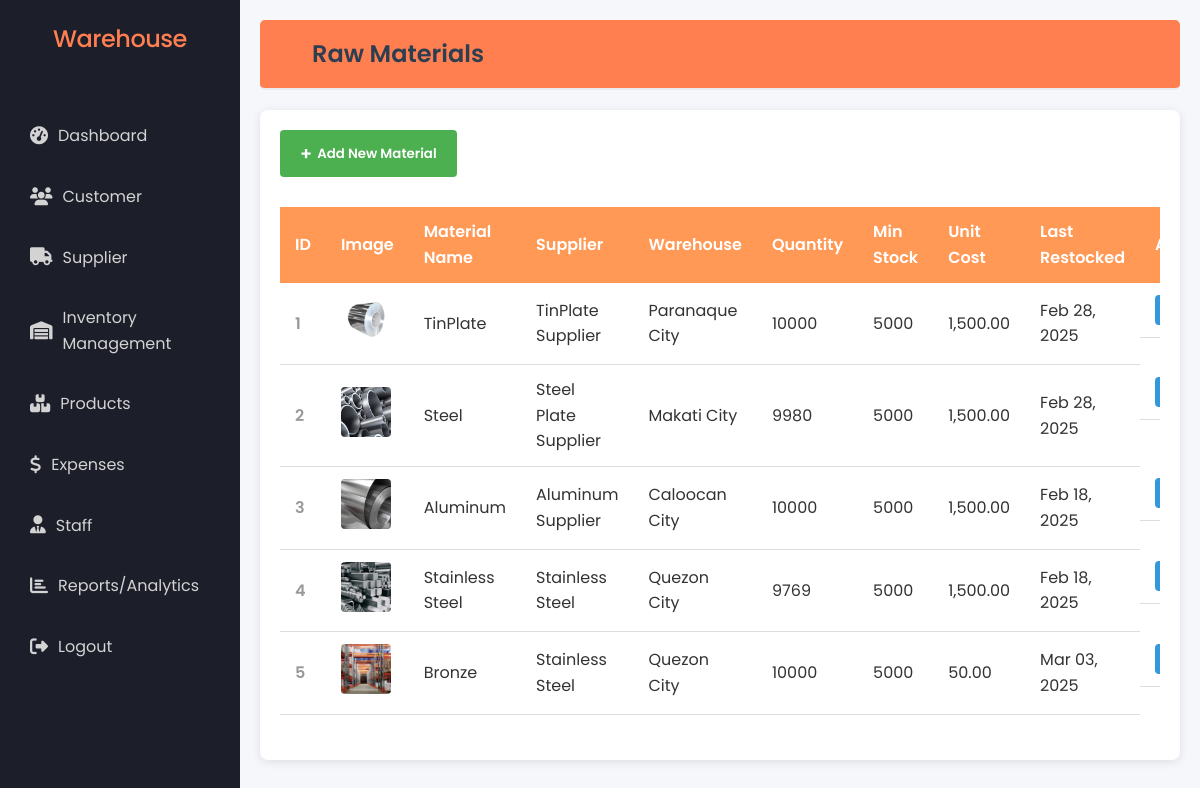
Screenshot of /admin/raw_materials.php (signed in) with the database file from the repository.
### tables this page shows
CREATE TABLE `rawmaterials` (
  `MaterialID` int(11) NOT NULL,
  `MaterialName` varchar(100) NOT NULL,
  `SupplierID` int(11) DEFAULT NULL,
  `QuantityInStock` int(11) DEFAULT NULL,
  `UnitCost` decimal(10,2) DEFAULT NULL,
  `LastRestockedDate` date DEFAULT NULL,
  `MinimumStock` int(11) DEFAULT NULL,
  `raw_warehouse` varchar(255) NOT NULL,
  `raw_material_img` varchar(255) NOT NULL
);

CREATE TABLE `suppliers` (
  `SupplierID` int(11) NOT NULL,
  `SupplierName` varchar(100) NOT NULL,
  `ContactPerson` varchar(100) DEFAULT NULL,
  `Phone` varchar(20) DEFAULT NULL,
  `Email` varchar(100) DEFAULT NULL,
  `Address` varchar(255) DEFAULT NULL
);

### admin/raw_materials.php (the view, shortened to what this page needs)
<?php
require_once '../admin/session_check_admin.php';
$query = "SELECT r.*, s.SupplierName FROM rawmaterials r
          LEFT JOIN suppliers s ON r.SupplierID = s.SupplierID
          ORDER BY r.MaterialID";
$result = $conn->query($query);
?>
<!DOCTYPE html>
<html lang="en">
<head>
    <link rel="stylesheet" href="../assets/css/style.css">
    <link rel="stylesheet" href="../assets/css/admin.css">
    <link rel="stylesheet" href="https://cdnjs.cloudflare.com/ajax/libs/font-awesome/5.15.4/css/all.min.css">
</head>
<body>
    <div class="dashboard-container">
        <?php include '../layouts/sidebar.php'; ?>
        <div class="main-content">
            <header>
                <h1><i class="fas fa-boxes"></i> Raw Materials</h1>
            </header>
            <div class="content">
                <div class="action-button-container">
                    <button class="btn-add" onclick="openAddModal()">Add New Material</button>
                </div>
                <div class="materials-table-container">
                    <table class="materials-table">
                        <thead>
                            <tr>
                                <th>ID</th>
                                <th>Image</th>
                                <th>Material Name</th>
                                <th>Supplier</th>
                                <th>Warehouse</th>
                                <th>Quantity</th>
                                <th>Min Stock</th>
                                <th>Unit Cost</th>
                                <th>Last Restocked</th>
                                <th>Actions</th>
                            </tr>
                        </thead>
                        <tbody>
                            <?php if ($result && $result->num_rows > 0): ?>
                                <?php $counter = 1;  ?>
                                <?php while ($row = $result->fetch_assoc()): ?>
                                    <tr>
                                        <td class="row-number"><?php echo $counter++; ?></td>
                                        <td>
                                            <?php if (!empty($row['raw_material_img'])): ?>
                                                <img src="../assets/imgs/<?php echo $row['raw_material_img']; ?>" alt="<?php echo $row['MaterialName']; ?>" class="material-thumbnail">
                                            <?php else: ?>
                                                <span class="no-image">No Image</span>
                                            <?php endif; ?>
                                        </td>
                                        <td><?php echo $row['MaterialName']; ?></td>
                                        <td><?php echo $row['SupplierName']; ?></td>
                                        <td><?php echo $row['raw_warehouse']; ?></td>
                                        <td class="<?php echo ($row['QuantityInStock'] <= $row['MinimumStock']) ? 'low-stock' : ''; ?>">
                                            <?php echo $row['QuantityInStock']; ?>
                                        </td>
                                        <td><?php echo $row['MinimumStock']; ?></td>
                                        <td><?php echo number_format($row['UnitCost'], 2); ?></td>
                                        <td><?php echo date('M d, Y', strtotime($row['LastRestockedDate'])); ?></td>
                                        <td class="action-buttons">
                                            <button class="btn-edit" onclick="openEditModal(<?php echo htmlspecialchars(json_encode($row)); ?>)">Edit</button>
                                        </td>
                                    </tr>
                                <?php endwhile; ?>
                            <?php else: ?>
                                <tr>
                                    <td colspan="10" class="no-records">No materials found</td>
                                </tr>
                            <?php endif; ?>
                        </tbody>
                    </table>
                </div>
</div>
</div>
</body>
</html>

### assets/css/style.css (style rules this page uses)
* { margin: 0; padding: 0; box-sizing: border-box; font-family: 'Poppins', sans-serif; }
body { background: #f5f7fa; display: flex; justify-content: center; align-items: center; min-height: 100vh; background-image: linear-gradient(to right, #6a11cb, #2575fc); }
* { margin: 0; padding: 0; box-sizing: border-box; }
body { font-family: Arial, sans-serif; background-color: #f4f4f4; color: #fff; display: flex; height: 100vh; }
.dashboard-container { display: flex; width: 100%; }
.main-content { flex-grow: 1; padding: 20px; background-color: #fff; color: #333; }
header { background-color: #ff7f50; color: #fff; padding: 15px; border-radius: 5px; margin-bottom: 20px; }
.content { background-color: #eaeaea; padding: 20px; border-radius: 5px; min-height: calc(100vh - 150px); }
.btn-edit, .btn-delete { padding: 5px 10px; border: none; border-radius: 5px; cursor: pointer; font-size: 14px; transition: background-color 0.3s ease; }
.btn-edit { background-color: #4caf50; color: #fff; }
* { margin: 0; padding: 0; box-sizing: border-box; font-family: 'Segoe UI', Tahoma, Geneva, Verdana, sans-serif; }
body { min-height: 100vh; display: flex; justify-content: center; align-items: center; background: #1f1c1c; color: #fff; }
body { background-color: #ffffff; color: #333; line-height: 1.6; padding: 40px 0; }

### rows the page displays
rawmaterials: raw_material_img (picture), MaterialName "TinPlate", SupplierID.SupplierName "TinPlate Supplier", raw_warehouse "Paranaque City", QuantityInStock "10000", MinimumStock "5000", UnitCost "1,500.00", LastRestockedDate "Feb 28, 2025"
rawmaterials: raw_material_img (picture), MaterialName "Steel", SupplierID.SupplierName "Steel Plate Supplier", raw_warehouse "Makati City", QuantityInStock "9980", MinimumStock "5000", UnitCost "1,500.00", LastRestockedDate "Feb 28, 2025"
rawmaterials: raw_material_img (picture), MaterialName "Aluminum", SupplierID.SupplierName "Aluminum Supplier", raw_warehouse "Caloocan City", QuantityInStock "10000", MinimumStock "5000", UnitCost "1,500.00", LastRestockedDate "Feb 18, 2025"
rawmaterials: raw_material_img (picture), MaterialName "Stainless Steel", SupplierID.SupplierName "Stainless Steel", raw_warehouse "Quezon City", QuantityInStock "9769", MinimumStock "5000", UnitCost "1,500.00", LastRestockedDate "Feb 18, 2025"
rawmaterials: raw_material_img (picture), MaterialName "Bronze", SupplierID.SupplierName "Stainless Steel", raw_warehouse "Quezon City", QuantityInStock "10000", MinimumStock "5000", UnitCost "50.00", LastRestockedDate "Mar 03, 2025"
